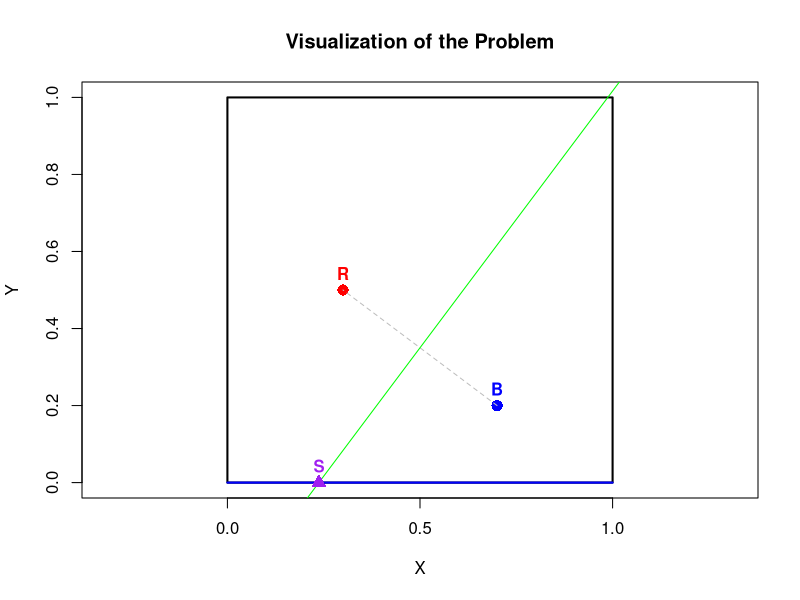

Source code (R):
tolerance <- 1e-10

# Generate random coordinates for blue point B and red point R
# xB <- runif(1)
# yB <- runif(1)
# xR <- runif(1)
# yR <- runif(1)

xB <- 0.7
yB <- 0.2
xR <- 0.3
yR <- 0.5

# Compute distances from B to each side of the square
dLeft   <- xB       # Distance to x = 0 (left side)
dRight  <- 1 - xB   # Distance to x = 1 (right side)
dBottom <- yB       # Distance to y = 0 (bottom side)
dTop    <- 1 - yB   # Distance to y = 1 (top side)

# Find the minimum distance(s) to identify the closest side(s)
minDist <- min(dLeft, dRight, dBottom, dTop)

# Identify the sides that are closest to B
closest_sides <- c()
if (abs(dLeft - minDist) < tolerance)   closest_sides <- c(closest_sides, "Left")
if (abs(dRight - minDist) < tolerance)  closest_sides <- c(closest_sides, "Right")
if (abs(dBottom - minDist) < tolerance) closest_sides <- c(closest_sides, "Bottom")
if (abs(dTop - minDist) < tolerance)    closest_sides <- c(closest_sides, "Top")

# Compute the perpendicular bisector of BR
mid_x <- (xB + xR) / 2
mid_y <- (yB + yR) / 2
dx <- xR - xB
dy <- yR - yB

if (abs(dx) < tolerance && abs(dy) < tolerance) {
  # B and R are the same point; skip this iteration
  next
}

# Slope of BR
if (abs(dx) < tolerance) {
  slope_BR <- Inf
} else {
  slope_BR <- dy / dx
}

# Slope of the perpendicular bisector
if (abs(slope_BR) < tolerance) {
  slope_perp <- Inf
} else if (is.infinite(slope_BR)) {
  slope_perp <- 0
} else {
  slope_perp <- -1 / slope_BR
}

found <- FALSE

# Check intersection with the closest sides
for (side in closest_sides) {
  if (side == "Left") {
    xS <- 0
    if (is.infinite(slope_perp)) {
      # Perpendicular bisector is vertical
      x_intersect <- mid_x
      y_intersect <- NA
    } else {
      yS <- slope_perp * (xS - mid_x) + mid_y
      y_intersect <- yS
    }
    if (!is.na(y_intersect) && y_intersect >= -tolerance && y_intersect <= 1 + tolerance) {
      found <- TRUE
      break
    }
  } else if (side == "Right") {
    xS <- 1
    if (is.infinite(slope_perp)) {
      x_intersect <- mid_x
      y_intersect <- NA
    } else {
      yS <- slope_perp * (xS - mid_x) + mid_y
      y_intersect <- yS
    }
    if (!is.na(y_intersect) && y_intersect >= -tolerance && y_intersect <= 1 + tolerance) {
      found <- TRUE
      break
    }
  } else if (side == "Bottom") {
    yS <- 0
    if (is.infinite(slope_perp)) {
      y_intersect <- mid_y
      x_intersect <- NA
    } else {
      if (slope_perp == 0) {
        y_intersect <- mid_y
        x_intersect <- NA
      } else {
        xS <- (yS - mid_y) / slope_perp + mid_x
        x_intersect <- xS
      }
    }
    if (!is.na(x_intersect) && x_intersect >= -tolerance && x_intersect <= 1 + tolerance) {
      found <- TRUE
      break
    }
  } else if (side == "Top") {
    yS <- 1
    if (is.infinite(slope_perp)) {
      y_intersect <- mid_y
      x_intersect <- NA
    } else {
      if (slope_perp == 0) {
        y_intersect <- mid_y
        x_intersect <- NA
      } else {
        xS <- (yS - mid_y) / slope_perp + mid_x
        x_intersect <- xS
      }
    }
    if (!is.na(x_intersect) && x_intersect >= -tolerance && x_intersect <= 1 + tolerance) {
      found <- TRUE
      break
    }
  }
}

# Plotting
plot(0, 0, type = "n", xlim = c(0, 1), ylim = c(0, 1),
     xlab = "X", ylab = "Y", main = "Visualization of the Problem", asp = 1)
rect(0, 0, 1, 1, border = "black", lwd = 2)
points(xB, yB, col = "blue", pch = 16, cex = 1.5)
text(xB, yB, labels = "B", pos = 3, col = "blue", font = 2)
points(xR, yR, col = "red", pch = 16, cex = 1.5)
text(xR, yR, labels = "R", pos = 3, col = "red", font = 2)
segments(xB, yB, xR, yR, col = "gray", lty = 2)
# Plot the perpendicular bisector
if (!is.infinite(slope_perp)) {
  abline(a = mid_y - slope_perp * mid_x, b = slope_perp, col = "green")
} else {
  # Vertical line
  abline(v = mid_x, col = "green")
}
# Highlight the closest side(s)
for (side in closest_sides) {
  if (side == "Left") {
    segments(0, 0, 0, 1, col = "blue", lwd = 2)
  } else if (side == "Right") {
    segments(1, 0, 1, 1, col = "blue", lwd = 2)
  } else if (side == "Bottom") {
    segments(0, 0, 1, 0, col = "blue", lwd = 2)
  } else if (side == "Top") {
    segments(0, 1, 1, 1, col = "blue", lwd = 2)
  }
}
# Indicate the intersection point if found
if (found) {
  points(xS, yS, col = "purple", pch = 17, cex = 1.5)
  text(xS, yS, labels = "S", pos = 3, col = "purple", font = 2)
}
